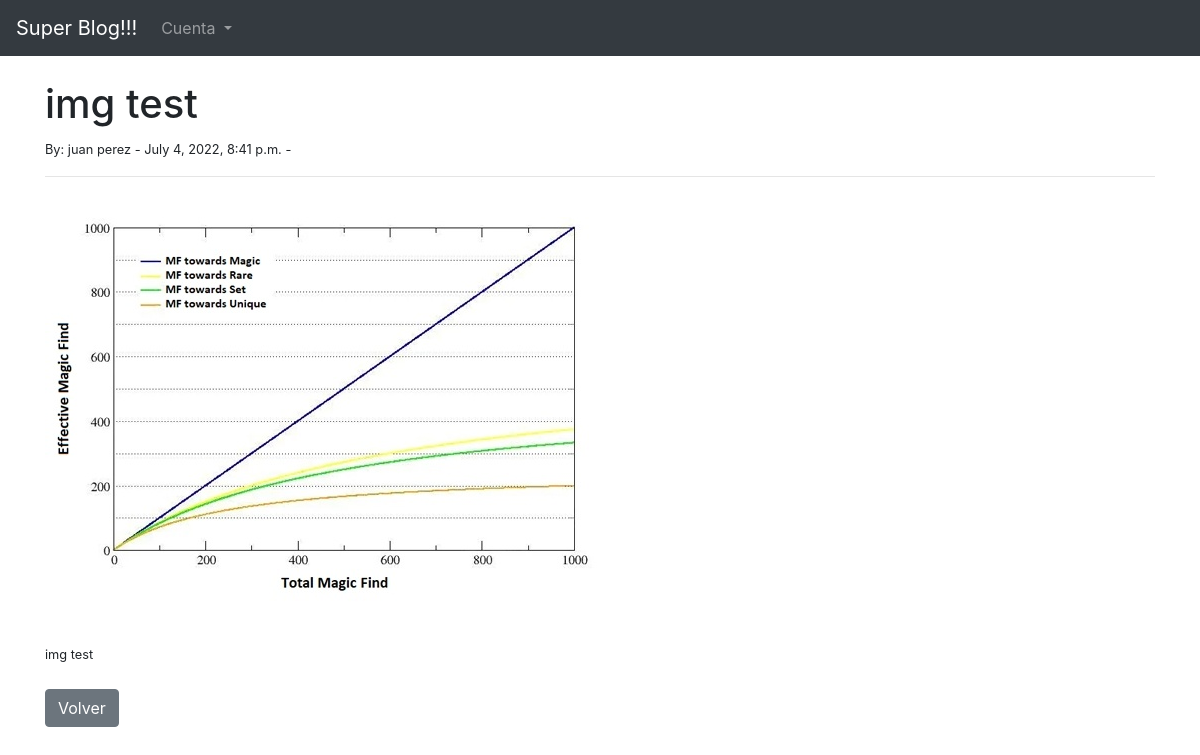
/article/7, run on the app's committed database.
### theblog/models.py (models this page shows, shortened)
class Post(models.Model):
    title = models.CharField(max_length=255)
    header_image = models.ImageField(null = True,blank=True,upload_to = 'images/')
    title_tag = models.CharField(max_length=255,)
    author =models.ForeignKey(User, on_delete=models.CASCADE)
    body = models.TextField()
    post_date = models.DateTimeField(auto_now_add=True)

### theblog/views.py (the view)
# urls.py: path("article/<int:pk>",ArticleDetailView.as_view(), name ="article-detail"),
class ArticleDetailView(DetailView):
    model = Post
    template_name = "article_details.html"

### theblog/template/article_details.html (shortened to what this page needs)
{% extends 'base.html' %}
{% block content %}
<h1>{{post.title}}</h1>
<small>By:
    {{post.author.first_name}}
    {{post.author.last_name}} -
    {{post.post_date}} -
<hr>
<br/>
{% if post.header_image %}
    <img src='{{post.header_image.url}}'>
{% endif %}
<br/><br/>
{{post.body}}
<br/><br/>
<a href="{% url 'home' %}" class = "btn btn-secondary">Volver</a>
{% endblock %}

### data on the page
Post: title "img test", author.first_name "juan", author.last_name "perez", post_date "July 4, 2022, 8:41 p.m.", header_image (picture), body "img test"
